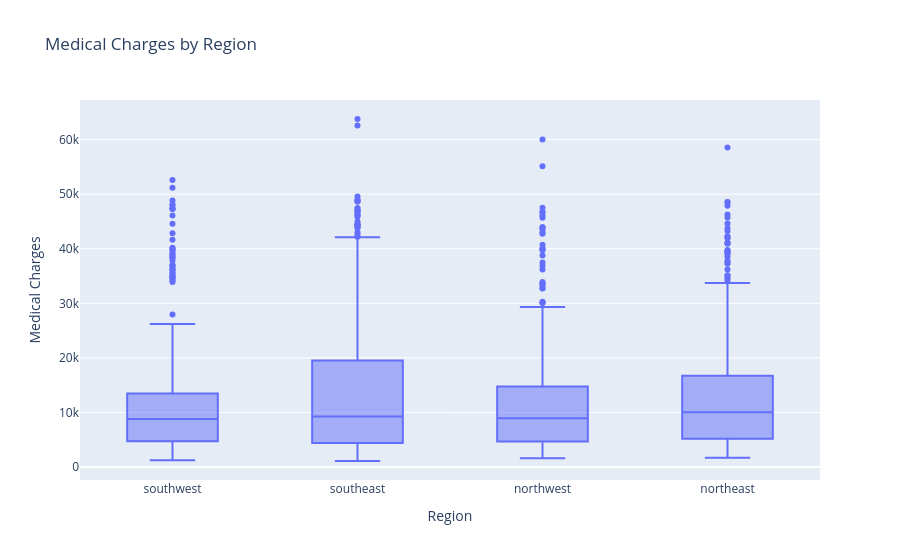

The code cell stored with this chart in its notebook:
### Code cell
fig = px.box(
   df,
   x="region",
   y="charges",
   title="Medical Charges by Region",
   labels={
       "region": "Region",
       "charges": "Medical Charges"
   }
)
fig.show()

### Figure 1 — Plotly figure (JSON) as saved in the notebook; plotly's stock layout.template omitted (floating-point values rounded to 4 significant figures; data arrays with more than 128 entries replaced by an {"elided": "..."} marker saying what was removed)
{"data": [{"alignmentgroup": "True", "hovertemplate": "Region=%{x}<br>Medical Charges=%{y}<extra></extra>", "legendgroup": "", "marker": {"color": "#636efa"}, "name": "", "notched": false, "offsetgroup": "", "orientation": "v", "showlegend": false, "type": "box", "x": {"elided": "1338 str values"}, "x0": " ", "xaxis": "x", "y": {"elided": "1338 float values"}, "y0": " ", "yaxis": "y"}], "layout": {"boxmode": "group", "legend": {"tracegroupgap": 0}, "title": {"text": "Medical Charges by Region"}, "xaxis": {"anchor": "y", "domain": [0, 1], "title": {"text": "Region"}}, "yaxis": {"anchor": "x", "domain": [0, 1], "title": {"text": "Medical Charges"}}}}
